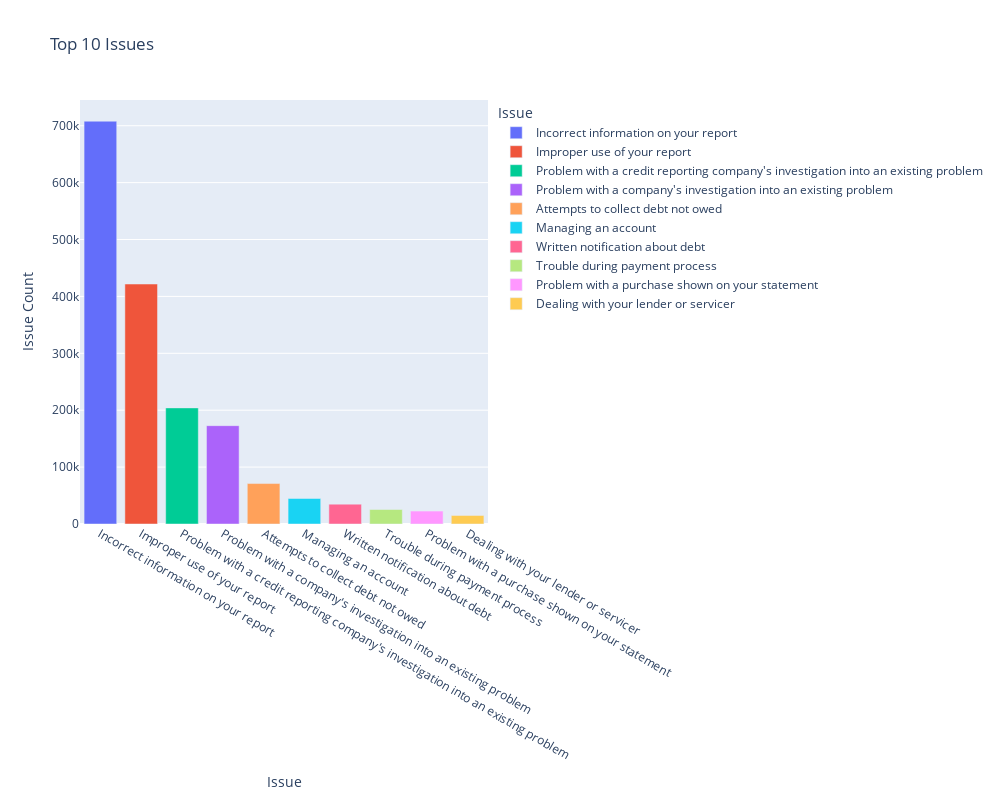

Notebook code for this chart:
### Code cell
fig = px.bar(top_10, x='Issue', y='Issue Count', color='Issue', title='Top 10 Issues', width=1000, height=800)
fig.show()

### Figure 1 — Plotly figure (JSON) as saved in the notebook; plotly's stock layout.template omitted (floating-point values rounded to 4 significant figures)
{"data": [{"alignmentgroup": "True", "hovertemplate": "Issue=%{x}<br>Issue Count=%{y}<extra></extra>", "legendgroup": "Incorrect information on your report", "marker": {"color": "#636efa", "pattern": {"shape": ""}}, "name": "Incorrect information on your report", "offsetgroup": "Incorrect information on your report", "orientation": "v", "showlegend": true, "textposition": "auto", "type": "bar", "x": ["Incorrect information on your report"], "xaxis": "x", "y": [707947], "yaxis": "y"}, {"alignmentgroup": "True", "hovertemplate": "Issue=%{x}<br>Issue Count=%{y}<extra></extra>", "legendgroup": "Improper use of your report", "marker": {"color": "#EF553B", "pattern": {"shape": ""}}, "name": "Improper use of your report", "offsetgroup": "Improper use of your report", "orientation": "v", "showlegend": true, "textposition": "auto", "type": "bar", "x": ["Improper use of your report"], "xaxis": "x", "y": [421781], "yaxis": "y"}, {"alignmentgroup": "True", "hovertemplate": "Issue=%{x}<br>Issue Count=%{y}<extra></extra>", "legendgroup": "Problem with a credit reporting company's investigation into an existing problem", "marker": {"color": "#00cc96", "pattern": {"shape": ""}}, "name": "Problem with a credit reporting company's investigation into an existing problem", "offsetgroup": "Problem with a credit reporting company's investigation into an existing problem", "orientation": "v", "showlegend": true, "textposition": "auto", "type": "bar", "x": ["Problem with a credit reporting company's investigation into an existing problem"], "xaxis": "x", "y": [204067], "yaxis": "y"}, {"alignmentgroup": "True", "hovertemplate": "Issue=%{x}<br>Issue Count=%{y}<extra></extra>", "legendgroup": "Problem with a company's investigation into an existing problem", "marker": {"color": "#ab63fa", "pattern": {"shape": ""}}, "name": "Problem with a company's investigation into an existing problem", "offsetgroup": "Problem with a company's investigation into an existing problem", "orientation": "v", "showlegend": true, "textposition": "auto", "type": "bar", "x": ["Problem with a company's investigation into an existing problem"], "xaxis": "x", "y": [172830], "yaxis": "y"}, {"alignmentgroup": "True", "hovertemplate": "Issue=%{x}<br>Issue Count=%{y}<extra></extra>", "legendgroup": "Attempts to collect debt not owed", "marker": {"color": "#FFA15A", "pattern": {"shape": ""}}, "name": "Attempts to collect debt not owed", "offsetgroup": "Attempts to collect debt not owed", "orientation": "v", "showlegend": true, "textposition": "auto", "type": "bar", "x": ["Attempts to collect debt not owed"], "xaxis": "x", "y": [71093], "yaxis": "y"}, {"alignmentgroup": "True", "hovertemplate": "Issue=%{x}<br>Issue Count=%{y}<extra></extra>", "legendgroup": "Managing an account", "marker": {"color": "#19d3f3", "pattern": {"shape": ""}}, "name": "Managing an account", "offsetgroup": "Managing an account", "orientation": "v", "showlegend": true, "textposition": "auto", "type": "bar", "x": ["Managing an account"], "xaxis": "x", "y": [44839], "yaxis": "y"}, {"alignmentgroup": "True", "hovertemplate": "Issue=%{x}<br>Issue Count=%{y}<extra></extra>", "legendgroup": "Written notification about debt", "marker": {"color": "#FF6692", "pattern": {"shape": ""}}, "name": "Written notification about debt", "offsetgroup": "Written notification about debt", "orientation": "v", "showlegend": true, "textposition": "auto", "type": "bar", "x": ["Written notification about debt"], "xaxis": "x", "y": [34929], "yaxis": "y"}, {"alignmentgroup": "True", "hovertemplate": "Issue=%{x}<br>Issue Count=%{y}<extra></extra>", "legendgroup": "Trouble during payment process", "marker": {"color": "#B6E880", "pattern": {"shape": ""}}, "name": "Trouble during payment process", "offsetgroup": "Trouble during payment process", "orientation": "v", "showlegend": true, "textposition": "auto", "type": "bar", "x": ["Trouble during payment process"], "xaxis": "x", "y": [25470], "yaxis": "y"}, {"alignmentgroup": "True", "hovertemplate": "Issue=%{x}<br>Issue Count=%{y}<extra></extra>", "legendgroup": "Problem with a purchase shown on your statement", "marker": {"color": "#FF97FF", "pattern": {"shape": ""}}, "name": "Problem with a purchase shown on your statement", "offsetgroup": "Problem with a purchase shown on your statement", "orientation": "v", "showlegend": true, "textposition": "auto", "type": "bar", "x": ["Problem with a purchase shown on your statement"], "xaxis": "x", "y": [22676], "yaxis": "y"}, {"alignmentgroup": "True", "hovertemplate": "Issue=%{x}<br>Issue Count=%{y}<extra></extra>", "legendgroup": "Dealing with your lender or servicer", "marker": {"color": "#FECB52", "pattern": {"shape": ""}}, "name": "Dealing with your lender or servicer", "offsetgroup": "Dealing with your lender or servicer", "orientation": "v", "showlegend": true, "textposition": "auto", "type": "bar", "x": ["Dealing with your lender or servicer"], "xaxis": "x", "y": [15018], "yaxis": "y"}], "layout": {"barmode": "relative", "height": 800, "legend": {"title": {"text": "Issue"}, "tracegroupgap": 0}, "title": {"text": "Top 10 Issues"}, "width": 1000, "xaxis": {"anchor": "y", "autorange": true, "categoryarray": ["Incorrect information on your report", "Improper use of your report", "Problem with a credit reporting company's investigation into an existing problem", "Problem with a company's investigation into an existing problem", "Attempts to collect debt not owed", "Managing an account", "Written notification about debt", "Trouble during payment process", "Problem with a purchase shown on your statement", "Dealing with your lender or servicer"], "categoryorder": "array", "domain": [0, 1], "range": [-0.5, 9.5], "title": {"text": "Issue"}, "type": "category"}, "yaxis": {"anchor": "x", "autorange": true, "domain": [0, 1], "range": [0, 745200.0], "title": {"text": "Issue Count"}, "type": "linear"}}}
